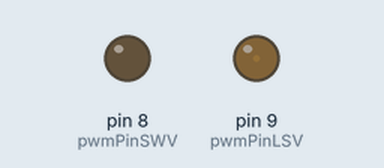
Simulated run of this sketch. Board: Arduino Uno, built with avr-gcc and run on an emulated ATmega328P. Shown: output pins drawn as LEDs (lit = HIGH).

Above: at 0.05 s.
At 2.15 s:
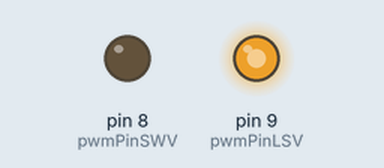
At 3.5 s:
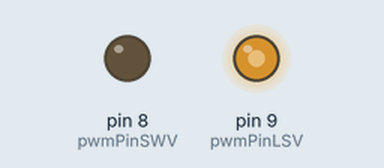
At 7.0 s:
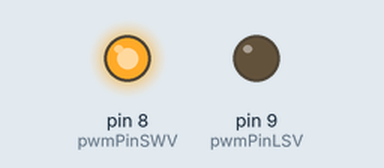
Timing chart, 0 to 9.3 s (numbered marks = the images above):
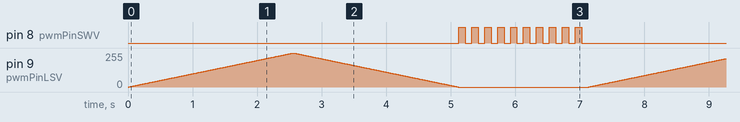

Measured:
- by itself, pin 8 (pwmPinSWV): repeats every 7.1 s: 9 × (LOW 0.10 s, HIGH 0.10 s), LOW 5.2 s, HIGH 0.10 s

The sketch:

sketch_mar6a.ino
```cpp
// Pines PWM en Arduino Uno (SOLO pines compatibles con PWM)
const int pwmPinLSV = 9;   // Canal LSV (conectado a INA del LTC2644)
const int pwmPinSWV = 8;  // Canal SWV (conectado a INB del LTC2644)

void setup() {
  pinMode(pwmPinLSV, OUTPUT);
  pinMode(pwmPinSWV, OUTPUT);
}

void loop() {
  // Barrido lineal (LSV)
  for (int duty = 0; duty <= 255; duty++) {
    analogWrite(pwmPinLSV, duty);  // PWM de 8 bits (0 a 255)
    delay(10);                     // Ajusta la velocidad del barrido
  }
  for (int duty = 255; duty >= 0; duty--) {
    analogWrite(pwmPinLSV, duty);
    delay(10);
  }

  // Onda cuadrada (SWV)
  for (int i = 0; i < 10; i++) {
    analogWrite(pwmPinSWV, 255);  // Nivel alto (aproximadamente VCC)
    delay(100);                   // Mantiene el nivel alto por 100ms
    analogWrite(pwmPinSWV, 0);    // Nivel bajo (0V)
    delay(100);                   // Mantiene el nivel bajo por 100ms
  }
}
```
